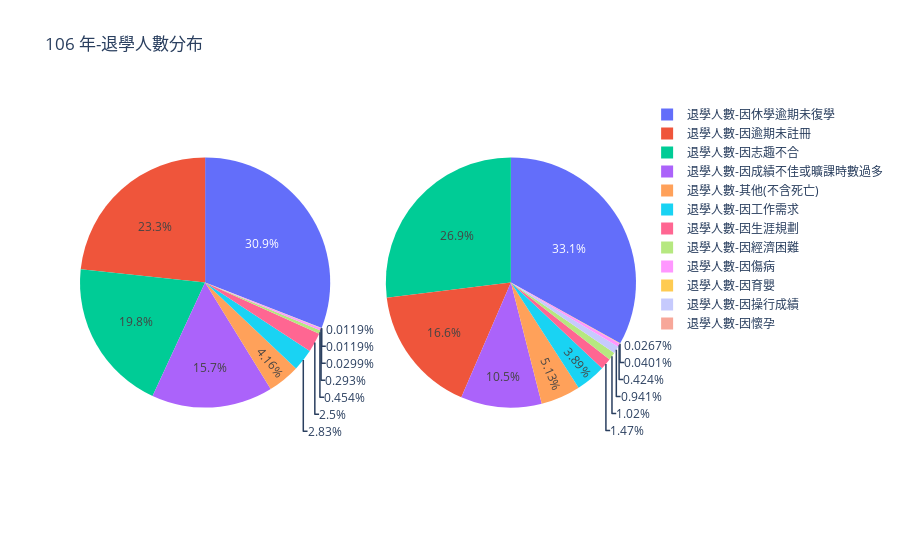
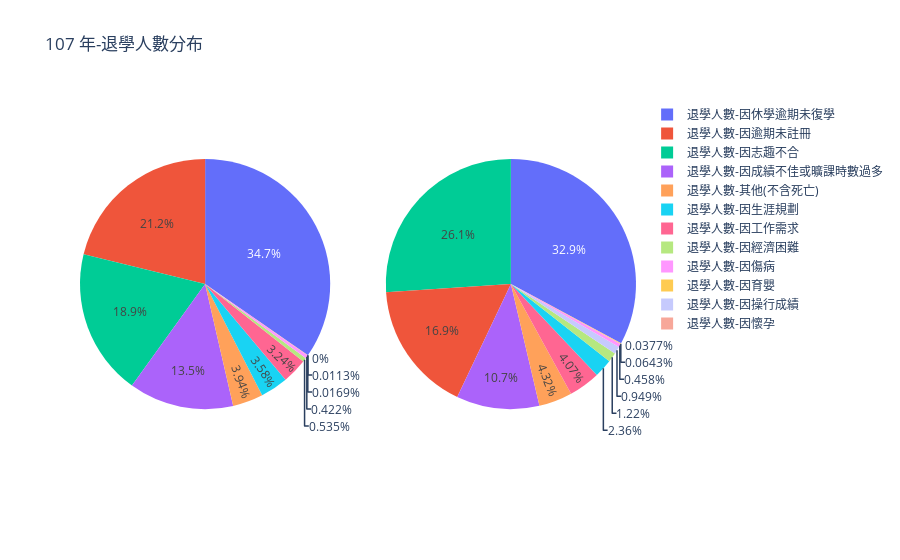
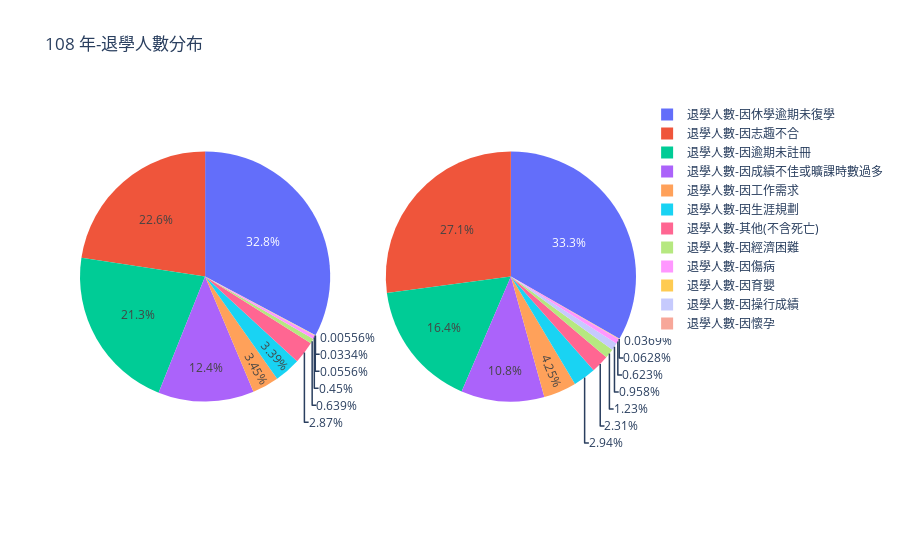
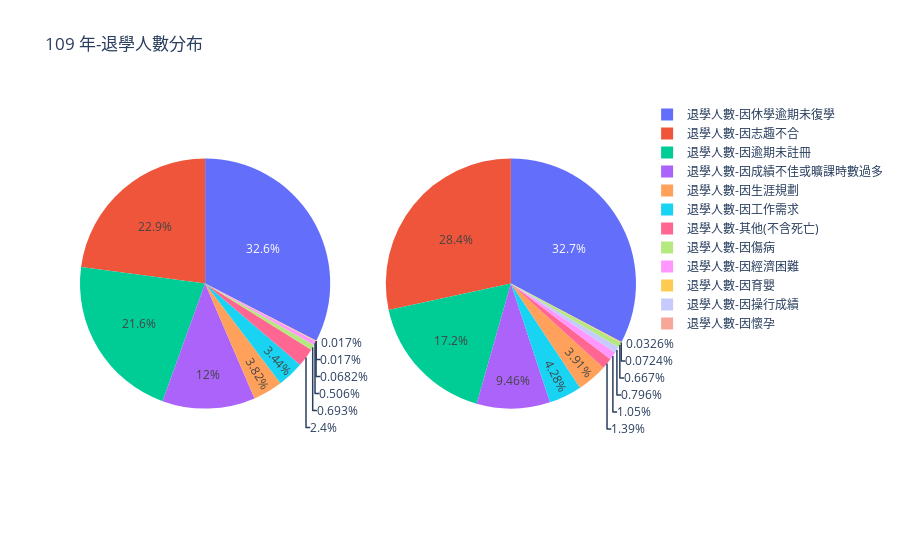

Notebook code cell kept with these figures, in order:
### Code cell
# import matplotlib.pyplot as plt
from plotly.subplots import make_subplots
import plotly.express as px


for i in range(5):
    year = 106+i

    label1 = df1.iloc[i, 2:].T.index
    fig1 = px.pie(df1.iloc[i, 2:].T, values=i, names=label1)
    label2 = df2.iloc[i, 2:].T.index
    fig2 = px.pie(df2.iloc[i, 2:].T, values=i, names=label2)

    fig = make_subplots(rows=1, cols=2, specs=[[{'type': 'pie'}, {'type': 'pie'}]])

    fig.add_trace(fig1['data'][0], row=1, col=1)

    fig.add_trace(fig2['data'][0], row=1, col=2)

    fig.update_layout(title_text=f'{year} 年-退學人數分布')

    fig.show()

### Figure 1 — Plotly figure (JSON) as saved in the notebook; plotly's stock layout.template omitted (floating-point values rounded to 4 significant figures)
{"data": [{"domain": {"x": [0, 0.45], "y": [0, 1]}, "hovertemplate": "label=%{label}<br>0=%{value}<extra></extra>", "labels": ["退學人數-因成績不佳或曠課時數過多", "退學人數-因操行成績", "退學人數-因志趣不合", "退學人數-因逾期未註冊", "退學人數-因休學逾期未復學", "退學人數-因懷孕", "退學人數-因育嬰", "退學人數-因傷病", "退學人數-因工作需求", "退學人數-因經濟困難", "退學人數-因生涯規劃", "退學人數-其他(不含死亡)"], "legendgroup": "", "name": "", "showlegend": true, "type": "pie", "values": [2627, 2, 3314, 3906, 5180, 2, 5, 49, 474, 76, 418, 697]}, {"domain": {"x": [0.55, 1], "y": [0, 1]}, "hovertemplate": "label=%{label}<br>0=%{value}<extra></extra>", "labels": ["退學人數-因成績不佳或曠課時數過多", "退學人數-因操行成績", "退學人數-因志趣不合", "退學人數-因逾期未註冊", "退學人數-因休學逾期未復學", "退學人數-因懷孕", "退學人數-因育嬰", "退學人數-因傷病", "退學人數-因工作需求", "退學人數-因經濟困難", "退學人數-因生涯規劃", "退學人數-其他(不含死亡)"], "legendgroup": "", "name": "", "showlegend": true, "type": "pie", "values": [7819, 704, 20149, 12403, 24752, 20, 30, 317, 2910, 761, 1100, 3841]}], "layout": {"title": {"text": "106 年-退學人數分布"}}}

### Figure 2 — Plotly figure (JSON) as saved in the notebook; plotly's stock layout.template omitted (floating-point values rounded to 4 significant figures)
{"data": [{"domain": {"x": [0, 0.45], "y": [0, 1]}, "hovertemplate": "label=%{label}<br>1=%{value}<extra></extra>", "labels": ["退學人數-因成績不佳或曠課時數過多", "退學人數-因操行成績", "退學人數-因志趣不合", "退學人數-因逾期未註冊", "退學人數-因休學逾期未復學", "退學人數-因懷孕", "退學人數-因育嬰", "退學人數-因傷病", "退學人數-因工作需求", "退學人數-因經濟困難", "退學人數-因生涯規劃", "退學人數-其他(不含死亡)"], "legendgroup": "", "name": "", "showlegend": true, "type": "pie", "values": [2404, 2, 3353, 3760, 6152, 0, 3, 75, 576, 95, 635, 699]}, {"domain": {"x": [0.55, 1], "y": [0, 1]}, "hovertemplate": "label=%{label}<br>1=%{value}<extra></extra>", "labels": ["退學人數-因成績不佳或曠課時數過多", "退學人數-因操行成績", "退學人數-因志趣不合", "退學人數-因逾期未註冊", "退學人數-因休學逾期未復學", "退學人數-因懷孕", "退學人數-因育嬰", "退學人數-因傷病", "退學人數-因工作需求", "退學人數-因經濟困難", "退學人數-因生涯規劃", "退學人數-其他(不含死亡)"], "legendgroup": "", "name": "", "showlegend": true, "type": "pie", "values": [7674, 679, 18649, 12087, 23515, 27, 46, 328, 2915, 873, 1688, 3092]}], "layout": {"title": {"text": "107 年-退學人數分布"}}}

### Figure 3 — Plotly figure (JSON) as saved in the notebook; plotly's stock layout.template omitted (floating-point values rounded to 4 significant figures)
{"data": [{"domain": {"x": [0, 0.45], "y": [0, 1]}, "hovertemplate": "label=%{label}<br>2=%{value}<extra></extra>", "labels": ["退學人數-因成績不佳或曠課時數過多", "退學人數-因操行成績", "退學人數-因志趣不合", "退學人數-因逾期未註冊", "退學人數-因休學逾期未復學", "退學人數-因懷孕", "退學人數-因育嬰", "退學人數-因傷病", "退學人數-因工作需求", "退學人數-因經濟困難", "退學人數-因生涯規劃", "退學人數-其他(不含死亡)"], "legendgroup": "", "name": "", "showlegend": true, "type": "pie", "values": [2227, 6, 4066, 3838, 5898, 1, 10, 81, 620, 115, 610, 516]}, {"domain": {"x": [0.55, 1], "y": [0, 1]}, "hovertemplate": "label=%{label}<br>2=%{value}<extra></extra>", "labels": ["退學人數-因成績不佳或曠課時數過多", "退學人數-因操行成績", "退學人數-因志趣不合", "退學人數-因逾期未註冊", "退學人數-因休學逾期未復學", "退學人數-因懷孕", "退學人數-因育嬰", "退學人數-因傷病", "退學人數-因工作需求", "退學人數-因經濟困難", "退學人數-因生涯規劃", "退學人數-其他(不含死亡)"], "legendgroup": "", "name": "", "showlegend": true, "type": "pie", "values": [7871, 701, 19851, 12038, 24360, 27, 46, 456, 3112, 903, 2154, 1691]}], "layout": {"title": {"text": "108 年-退學人數分布"}}}

### Figure 4 — Plotly figure (JSON) as saved in the notebook; plotly's stock layout.template omitted (floating-point values rounded to 4 significant figures)
{"data": [{"domain": {"x": [0, 0.45], "y": [0, 1]}, "hovertemplate": "label=%{label}<br>3=%{value}<extra></extra>", "labels": ["退學人數-因成績不佳或曠課時數過多", "退學人數-因操行成績", "退學人數-因志趣不合", "退學人數-因逾期未註冊", "退學人數-因休學逾期未復學", "退學人數-因懷孕", "退學人數-因育嬰", "退學人數-因傷病", "退學人數-因工作需求", "退學人數-因經濟困難", "退學人數-因生涯規劃", "退學人數-其他(不含死亡)"], "legendgroup": "", "name": "", "showlegend": true, "type": "pie", "values": [2112, 3, 4031, 3798, 5733, 3, 12, 122, 606, 89, 673, 422]}, {"domain": {"x": [0.55, 1], "y": [0, 1]}, "hovertemplate": "label=%{label}<br>3=%{value}<extra></extra>", "labels": ["退學人數-因成績不佳或曠課時數過多", "退學人數-因操行成績", "退學人數-因志趣不合", "退學人數-因逾期未註冊", "退學人數-因休學逾期未復學", "退學人數-因懷孕", "退學人數-因育嬰", "退學人數-因傷病", "退學人數-因工作需求", "退學人數-因經濟困難", "退學人數-因生涯規劃", "退學人數-其他(不含死亡)"], "legendgroup": "", "name": "", "showlegend": true, "type": "pie", "values": [6669, 561, 20005, 12122, 23068, 23, 51, 470, 3015, 740, 2754, 982]}], "layout": {"title": {"text": "109 年-退學人數分布"}}}
